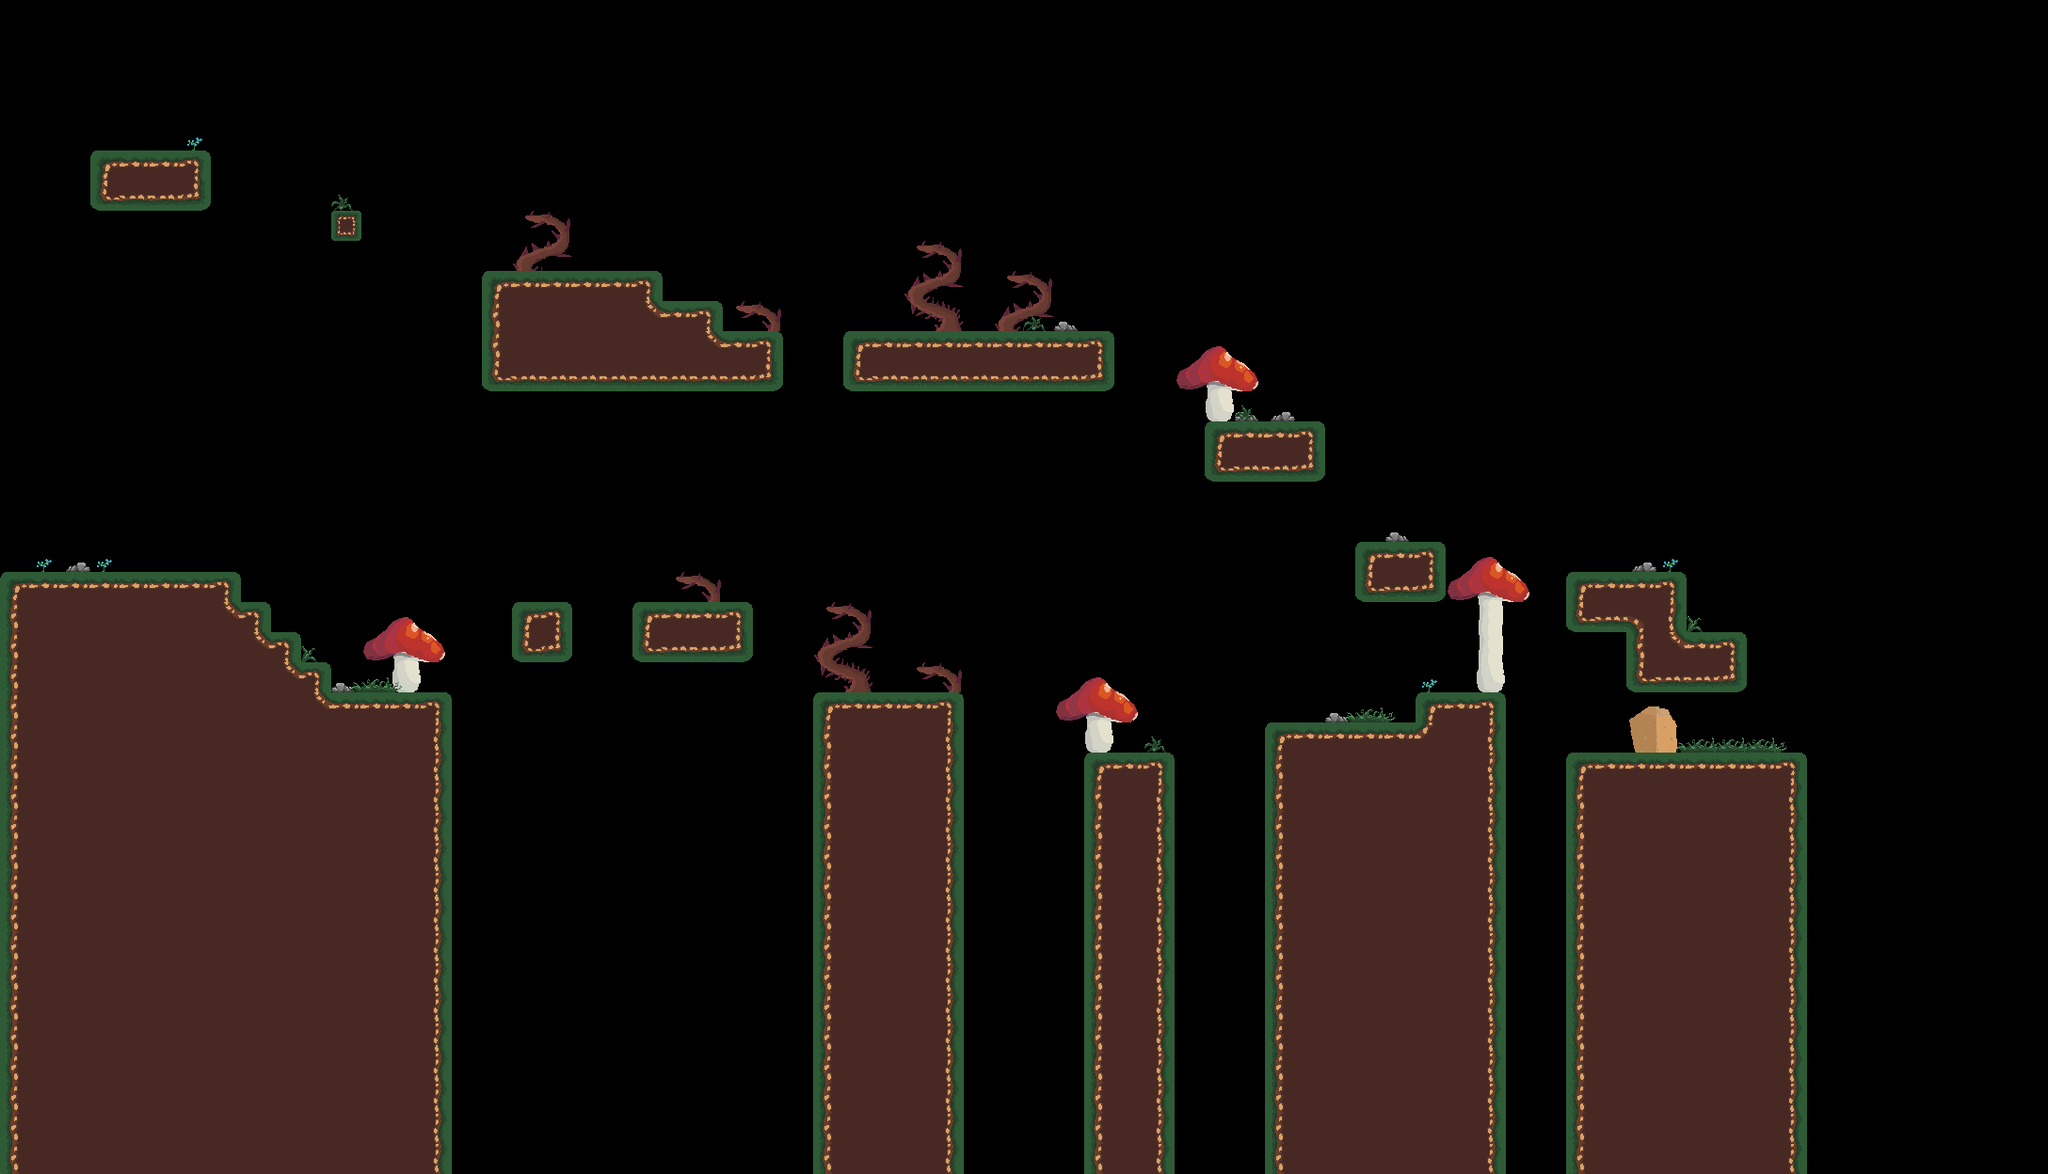

Rendered tile map (Tiled .tmx) drawn with the repository's tilesets; below, a short description and the map source with its tile grids summarised:
An orthogonal 68x39 tile map with 32x32 px tiles, 2 tile layers (Background, Foreground) and 41 objects (11x Damage, Portal, Shroom, Start).

<map version="1.10" tiledversion="1.11.0" orientation="orthogonal" renderorder="right-down" width="68" height="39" tilewidth="32" tileheight="32" infinite="0" nextlayerid="5" nextobjectid="70">
 <tileset firstgid="1" name="tilemaptest" tilewidth="32" tileheight="32" tilecount="270" columns="18">
  <image source="tileset.png" width="576" height="480" />
 </tileset>
 <layer id="1" name="Background" class="root" width="68" height="39">
  <data>[2652 cells, 805 non-empty, 40 distinct tile ids]</data>
 </layer>
 <layer id="4" name="Foreground" width="68" height="39">
  <data>[2652 cells, 32 non-empty, 17 distinct tile ids]</data>
 </layer>
 <objectgroup color="#686868" id="2" name="Collisions">
  <object id="16" x="671.682" y="640.364" width="135.516" height="64.1364" />
  <object id="28" x="544.47" y="639.932" width="63.811" height="64.1364" />
  <object id="29" x="344.178" y="736.265" width="136.811" height="528.136" />
  <object id="30" x="315.344" y="704.432" width="36.311" height="37.8864" />
  <object id="31" x="281.594" y="671.932" width="38.561" height="35.8864" />
  <object id="32" x="237.844" y="640.432" width="49.311" height="39.8864" />
  <object id="33" x="-5.9055" y="608.182" width="261.561" height="36.3864" />
  <object id="36" x="864.136" y="736.515" width="159.811" height="594.136" />
  <object id="39" x="1119.83" y="742.554" width="89.7201" height="24.1364" />
  <object id="41" x="1149.43" y="799.917" width="99.811" height="488.318" />
  <object id="43" x="1160.09" y="763.265" width="15.811" height="43.8031" />
  <object id="44" x="1342.09" y="769.265" width="169.478" height="507.47" />
  <object id="45" x="1504.76" y="737.265" width="98.478" height="544.803" />
  <object id="46" x="1533.26" y="605.682" width="90.1447" height="33.8864" />
  <object id="47" x="1662.93" y="607.765" width="127.145" height="64.4697" />
  <object id="48" x="1663.85" y="799.932" width="255.387" height="541.803" />
  <object id="51" x="1728.43" y="672.265" width="128.145" height="31.4697" />
  <object id="52" x="1439.26" y="576.932" width="98.478" height="64.1364" />
  <object id="56" x="1280.76" y="449.432" width="127.478" height="61.6364" />
  <object id="57" x="895.761" y="353.682" width="287.978" height="61.6364" />
  <object id="58" x="511.511" y="351.682" width="318.478" height="61.6364" />
  <object id="59" x="511.261" y="287.182" width="189.478" height="66.1364" />
  <object id="60" x="698.761" y="319.182" width="65.978" height="61.6364" />
  <object id="65" x="351.17" y="224.295" width="31.2962" height="33.0455" />
  <object id="66" x="96.3519" y="161.477" width="125.796" height="60.0455" />
  <object id="68" x="-21.7805" y="-132.193" width="42.561" height="965.386" />
  <object id="69" x="1918.39" y="-133.693" width="42.561" height="965.386" />
 </objectgroup>
 <objectgroup color="#ff5500" id="3" name="InteractiveObjects">
  <object id="19" type="Portal" x="98" y="55.167" width="88" height="105" />
  <object id="20" type="Shroom" x="951.667" y="710" />
  <object id="22" type="Start" x="63.6667" y="418" />
  <object id="27" type="Damage" x="718.909" y="614.061" width="48.7727" height="33.2462" />
  <object id="34" type="Damage" x="468.364" y="1004.94" width="400.273" height="26.1212" />
  <object id="37" type="Damage" x="875.864" y="644.377" width="44.7727" height="96.7462" />
  <object id="38" type="Damage" x="979.864" y="711.127" width="40.2727" height="29.7462" />
  <object id="42" type="Damage" x="1011.86" y="984.689" width="150.773" height="31.3712" />
  <object id="53" type="Damage" x="1237.95" y="992.273" width="109.523" height="26.1212" />
  <object id="54" type="Damage" x="1535.86" y="982.939" width="185.318" height="26.1212" />
  <object id="61" type="Damage" x="975.114" y="256.127" width="44.7727" height="106.496" />
  <object id="62" type="Damage" x="1066.94" y="291.96" width="44.7727" height="66.9962" />
  <object id="63" type="Damage" x="787.114" y="320.377" width="40.2727" height="36.4962" />
  <object id="64" type="Damage" x="555.364" y="230.377" width="40.2727" height="66.9962" />
 </objectgroup>
</map>
